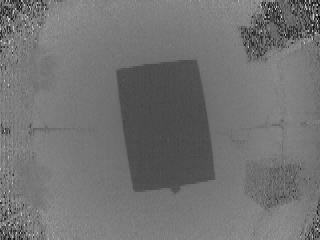
#> input picture ch3/3.4/box.png, 320 x 240 px
$ python voxel.py
#> lines starting #> are read from the running program, lines starting #| are printed output that depends on the picture
#> further down, img_dep is the input picture: shape (240, 320); min 4, max 217, mean 113.8
## 本脚本实现体素滤波下采样
## Author：Weihang Wang

import numpy as np
import cv2
import matplotlib.pyplot as plt


def voxel_filter(point_cloud, leaf_size):
#> called with point_cloud = array of shape (76800, 3), leaf_size = 5
    filtered_points = []
    # 计算边界点
    x_min, y_min, z_min = np.amin(point_cloud, axis=0)  # 计算x y z 三个维度的最值
#> x_min = -182; y_min = -132.5; z_min = 4
    x_max, y_max, z_max = np.amax(point_cloud, axis=0)
#> x_max = 173.6; y_max = 128.7; z_max = 217

    # 计算 voxel grid维度
    Dx = (x_max - x_min) // leaf_size + 1
#> Dx = 72
    Dy = (y_max - y_min) // leaf_size + 1
#> Dy = 53
    Dz = (z_max - z_min) // leaf_size + 1
#> Dz = 43
    print("Dx x Dy x Dz is {} x {} x {}".format(Dx, Dy, Dz))
#| Dx x Dy x Dz is 72.0 x 53.0 x 43.0

    # 计算每个点的voxel索引
    h = list()  # h 为保存索引的列表
    for i in range(len(point_cloud)):
        hx = (point_cloud[i][0] - x_min) // leaf_size
        hy = (point_cloud[i][1] - y_min) // leaf_size
        hz = (point_cloud[i][2] - z_min) // leaf_size
        # 当前点属于第几个像素块
        h.append(hx + hy * Dx + hz * Dx * Dy)
#> this loop made 76800 passes
#> (hx, hy, hz) on passes 1 to 3: (14, 10, 23), (16, 11, 22), (16, 11, 21)
#> after the loop, h = 76800 items
    h = np.array(h)

    # 筛选点
    h_indice = np.argsort(h)  # 返回h里面的元素按从小到大排序的索引
    h_sorted = h[h_indice]
    begin = 0
    for i in range(len(h_sorted) - 1):
        if h_sorted[i] == h_sorted[i + 1]:
            continue
        else:
            # 体素块中心均值点
            point_idx = h_indice[begin: i + 1]
            filtered_points.append(np.mean(point_cloud[point_idx], axis=0))
            begin = i
#> this loop made 76799 passes
#> point_idx on passes 4, 8, 10, 12, 14, 16, 18, 42, 44, 46, 48, 52: [1939, 661, 981, 2259], [2259, 11164, 11484, 2508, 2188], [2188, 10492, 10812], [10812, 67530, 67210], [67210, 68477, 68157], [68157, 4486, 4806], [4806, 1919, 1599], [1589, 19, 339], [339, 361, 41], [41, 1864, 1544], [1544, 76174, 76494], [76494, 76168, 74579, 74259, 76488]
#> after the loop, filtered_points = 7188 items, first 6: [-4.67, -3.85, 6], [2.15, -3.41, 6], [2.56, -2.56, 4.67], [-3.76, 2.04, 6.67], [0.685, 3.05, 6], [-5.96, -4.23, 10.33]

    # 返回下采样后点云
    filtered_points = np.array(filtered_points, dtype=np.float64)
    return filtered_points

def gen_tab(cx,cy,fx,fy,img_hgt,img_wid):
    u = (np.arange(320) - cx) / fx
    v = (np.arange(240) - cy) / fy
    tab_x = np.tile(u, img_hgt)
    tab_y = np.repeat(v, img_wid)
    return tab_x,tab_y

def depth_to_pcloud(img_dep, tab_x, tab_y):
    pc = np.zeros((np.size(img_dep), 3))
    pc[:, 0] = img_dep.flatten() * tab_x
    pc[:, 1] = img_dep.flatten() * tab_y
    pc[:, 2] = img_dep.flatten()
    return pc


# 读取深度图像
img_dep = cv2.imread('box.png', 0)
# 深度图转点云
tab_x,tab_y = gen_tab(160,120,180,180,240,320)
pointcloud = depth_to_pcloud(img_dep, tab_x, tab_y)
# 体素滤波下采样
filtered_cloud = voxel_filter(pointcloud, 5)


### 可视化结果
## plt 显示原始点云
m4 = np.array(pointcloud)
# 列表解析x,y,z的坐标
x = [k[0] for k in m4]
#> x = 76800 items
y = [k[1] for k in m4]
#> y = 76800 items
z = [k[2] for k in m4]
#> z = 76800 items
# 开始绘图
fig = plt.figure(dpi=120)
ax = fig.add_subplot(111, projection='3d')
# 标题
plt.title('Origin PCL')
# 利用xyz的值，生成每个点的相应坐标（x,y,z）
ax.scatter(x, y, z, c='b', marker='.', s=2, linewidth=0, alpha=1, cmap='spectral')
# ax.axis('scaled')
ax.set_xlabel('X')
ax.set_ylabel('Y')
ax.set_zlabel('Z')
# 显示
plt.show()
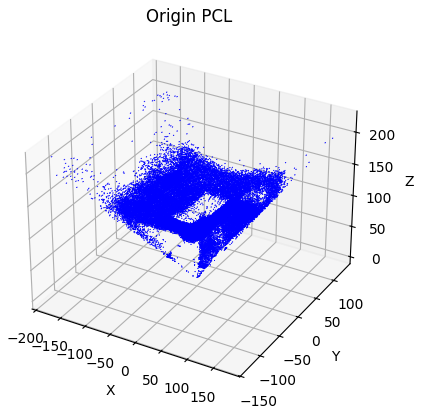
#> figure drawn by matplotlib, 1 panel


## plt 显示体素下采样结果
m4 = np.array(filtered_cloud)
# 列表解析x,y,z的坐标
x = [k[0] for k in m4]
#> x = 7188 values, max 170.1 at index 7121, min -175.4 at index 7179, mean -6.24
y = [k[1] for k in m4]
#> y = 7188 values, max 127.4 at index 7176, min -131 at index 7107, mean -3.71
z = [k[2] for k in m4]
#> z = 7188 values, max 215 at index 7187, min 4.67 at index 2, mean 117.3
# 开始绘图
fig = plt.figure(dpi=120)
ax = fig.add_subplot(111, projection='3d')
# 标题
plt.title('Voxel PCL')
# 利用xyz的值，生成每个点的相应坐标（x,y,z）
ax.scatter(x, y, z, c='b', marker='.', s=2, linewidth=0, alpha=1, cmap='spectral')
# ax.axis('scaled')
ax.set_xlabel('X')
ax.set_ylabel('Y')
ax.set_zlabel('Z')
# 显示
plt.show()
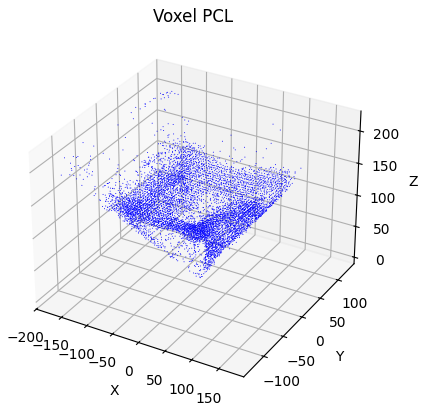
#> figure drawn by matplotlib, 1 panel
